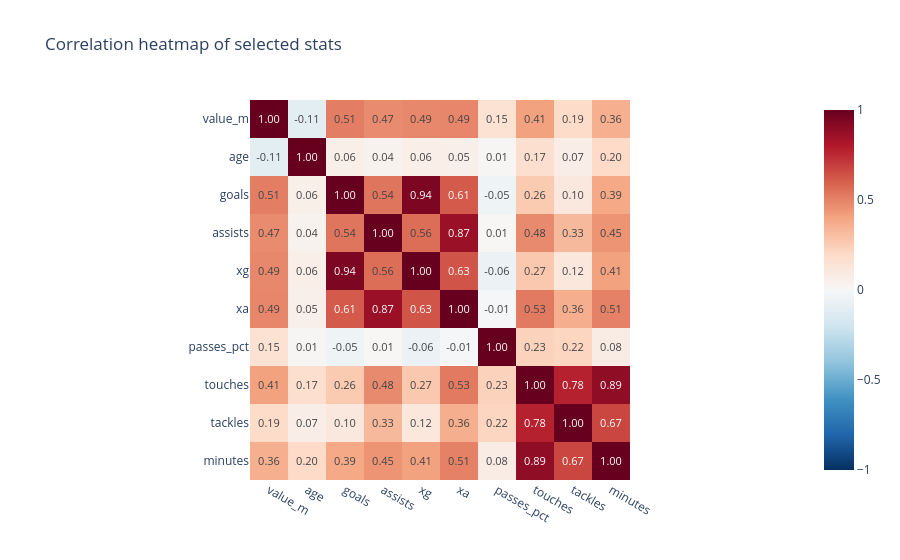

The cell this chart's notebook holds for it:
### Markdown cell above
<a id="section-4"></a>
## 4. Correlation Heatmap — "Which stats relate most to value, all at once?"

**What it shows:** a grid where each cell's color shows how strongly two variables move together (1 = perfectly together, -1 = perfectly opposite, 0 = unrelated). Reading the `value_m` row/column tells you, at a glance, which predictors are worth including in a regression model.

**To change what's plotted:** edit the `columns_of_interest` list — add or remove stats you want to compare.

### Code cell
columns_of_interest = [
    "value_m", "age", "goals", "assists", "xg", "xa",
    "passes_pct", "touches", "tackles", "minutes",
]

corr_matrix = df[columns_of_interest].corr()

fig = px.imshow(
    corr_matrix,
    text_auto=".2f",
    color_continuous_scale="RdBu_r",
    zmin=-1, zmax=1,
    title="Correlation heatmap of selected stats",
)
fig.show()

### Figure 1 — Plotly figure (JSON) as saved in the notebook; plotly's stock layout.template omitted (floating-point values rounded to 4 significant figures)
{"data": [{"coloraxis": "coloraxis", "hovertemplate": "x: %{x}<br>y: %{y}<br>color: %{z}<extra></extra>", "name": "0", "texttemplate": "%{z:.2f}", "type": "heatmap", "x": ["value_m", "age", "goals", "assists", "xg", "xa", "passes_pct", "touches", "tackles", "minutes"], "xaxis": "x", "y": ["value_m", "age", "goals", "assists", "xg", "xa", "passes_pct", "touches", "tackles", "minutes"], "yaxis": "y", "z": [[1.0, -0.1052, 0.5138, 0.4747, 0.4881, 0.4895, 0.1505, 0.4096, 0.1857, 0.36], [-0.1052, 1.0, 0.05805, 0.0382, 0.06432, 0.05368, 0.01253, 0.1691, 0.06834, 0.1979], [0.5138, 0.05805, 1.0, 0.5395, 0.9402, 0.6136, -0.04662, 0.2633, 0.1044, 0.3857], [0.4747, 0.0382, 0.5395, 1.0, 0.5584, 0.8678, 0.009729, 0.4786, 0.3275, 0.4498], [0.4881, 0.06432, 0.9402, 0.5584, 1.0, 0.6333, -0.0641, 0.2712, 0.1177, 0.4089], [0.4895, 0.05368, 0.6136, 0.8678, 0.6333, 1.0, -0.008981, 0.5254, 0.3642, 0.5053], [0.1505, 0.01253, -0.04662, 0.009729, -0.0641, -0.008981, 1.0, 0.2342, 0.2186, 0.07745], [0.4096, 0.1691, 0.2633, 0.4786, 0.2712, 0.5254, 0.2342, 1.0, 0.7753, 0.8896], [0.1857, 0.06834, 0.1044, 0.3275, 0.1177, 0.3642, 0.2186, 0.7753, 1.0, 0.6686], [0.36, 0.1979, 0.3857, 0.4498, 0.4089, 0.5053, 0.07745, 0.8896, 0.6686, 1.0]]}], "layout": {"coloraxis": {"autocolorscale": false, "cmax": 1, "cmin": -1, "colorscale": [[0, "rgb(5,48,97)"], [0.1, "rgb(33,102,172)"], [0.2, "rgb(67,147,195)"], [0.3, "rgb(146,197,222)"], [0.4, "rgb(209,229,240)"], [0.5, "rgb(247,247,247)"], [0.6, "rgb(253,219,199)"], [0.7, "rgb(244,165,130)"], [0.8, "rgb(214,96,77)"], [0.9, "rgb(178,24,43)"], [1, "rgb(103,0,31)"]]}, "title": {"text": "Correlation heatmap of selected stats"}, "xaxis": {"anchor": "y", "constrain": "domain", "domain": [0, 1], "scaleanchor": "y"}, "yaxis": {"anchor": "x", "autorange": "reversed", "constrain": "domain", "domain": [0, 1]}}}
